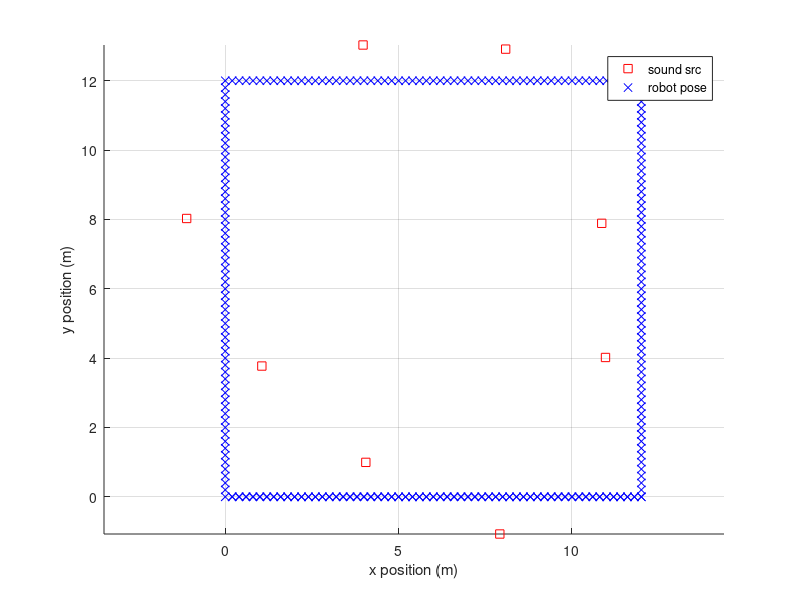
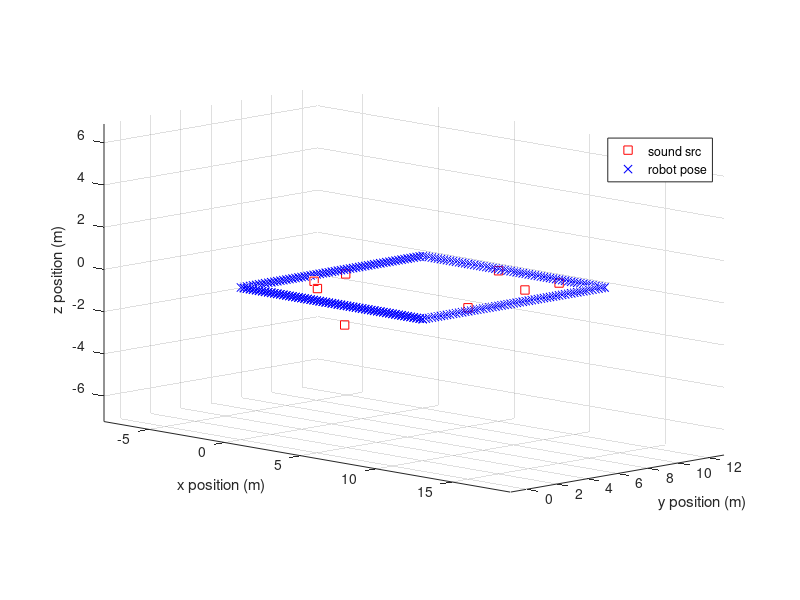

Recreate these plots in MATLAB, in order. (Note: this script raises an error after producing the figures.)
% This file create graph structure "g" for lsSLAM.m

% existing problems:
% doa_ob_w and doa_ob_w_2d are computed by doa_ob_l turns into doa_ob_w by
% robot pose gt instead of observed robot pose. doa_ob_w and doa_ob_w_2d
% are used for computing initial idp. Since robot pose has very little
% noise, it might be fine.


%% refresh
clear all;
close all;

%% Parameters

% add path for including some tool functions
addpath('tools');

% rect trajectory length per x,y
traj_len_x = 12;
traj_len_y = 12;

% distance from sound source to mic array trajectory
ss_dist_from_traj = 1;

% distance between each sound source
ss_dist = 4;

% number of sound sources
ss_num_x = (traj_len_x/ss_dist-1);
ss_num_y = (traj_len_y/ss_dist-1);
ss_num = 2*(ss_num_x + ss_num_y);

% sound source position noise in x/y direction
ss_pos_noise_std_xy = 0.1;

% sound source position noise in z direction
ss_pos_noise_std_z = 0.5;

% sound source DOA estimation noise 
ss_doa_std_azi = 10*(pi/180);
ss_doa_std_ele = 10*(pi/180);
ss_doa_std_azi_conservative_factor = 2;
ss_doa_std_ele_conservative_factor = 2;

% dist between each robot pose
robot_pose_dist = 0.2;

% num of robot pose
robot_pose_num_x = traj_len_x/robot_pose_dist;
robot_pose_num_y = traj_len_y/robot_pose_dist;
robot_pose_num = (robot_pose_num_x+robot_pose_num_y)*2 + robot_pose_num_x;

% max dist that doa algorithm can detect
doa_dist_max = 3;
% doa distance for initialization of sound source.
ss_pos_ini_doa_dist = 1.5;

% odometry noises
% odom_u_theta/ also yaw/pitch/roll
odom_u_theta_std = 0.001*(pi/180); %0.001 deg
odom_u_theta_std_conservative_factor = 2; 
% odom_u_dist_std
odom_u_dist_std = 0.001; % 1mm
odom_u_dist_std_conservative_factor = 2; 

% fig numbers

fig_2d_gt_num = 1;% 2D gt
fig_2d_ob_num = 3;% 2D ob
fig_3d_gt_num = 2;% 3D gt
fig_3d_ob_num = 4;% 3D ob

%% sound source ground truth

% ground truth of sound source positions
ss_pos = zeros(ss_num,3);

% x,y,z pos of 1st side of rect
ss_pos(1:ss_num_x,1) = (ss_dist:ss_dist:ss_num_x*ss_dist)'+...
    randn(ss_num_x,1)*ss_pos_noise_std_xy;
ss_pos(1:ss_num_x,2) = zeros(ss_num_x,1)+randn(ss_num_x,1)*...
    ss_pos_noise_std_xy + ss_dist_from_traj*sign(rand(ss_num_x,1)-0.5);
ss_pos(1:ss_num_x,3) = zeros(ss_num_x,1)+randn(ss_num_x,1)*...
    ss_pos_noise_std_z;

% x,y,z pos of 2nd side of rect
ss_pos(ss_num_x+1:ss_num_x+ss_num_y,1) = ones(ss_num_y,1)*traj_len_x+...
    randn(ss_num_y,1)*ss_pos_noise_std_xy + ss_dist_from_traj*sign(rand(...
    ss_num_y,1)-0.5);
ss_pos(ss_num_x+1:ss_num_x+ss_num_y,2) = (ss_dist:ss_dist:ss_num_y*...
    ss_dist)'+randn(ss_num_y,1)*ss_pos_noise_std_xy;
ss_pos(ss_num_x+1:ss_num_x+ss_num_y,3) = zeros(ss_num_y,1)+randn(...
    ss_num_y,1)*ss_pos_noise_std_z;

% x,y,z pos of 3rd side of rect
ss_pos(ss_num_x+ss_num_y+1:ss_num_x+ss_num_y+ss_num_x,1) = (ss_dist:...
    ss_dist:ss_num_x*ss_dist)'+randn(ss_num_x,1)*ss_pos_noise_std_xy;
ss_pos(ss_num_x+ss_num_y+1:ss_num_x+ss_num_y+ss_num_x,2) = ones(...
    ss_num_x,1)*traj_len_y+randn(ss_num_x,1)*ss_pos_noise_std_xy + ...
    ss_dist_from_traj*sign(rand(ss_num_x,1)-0.5);
ss_pos(ss_num_x+ss_num_y+1:ss_num_x+ss_num_y+ss_num_x,3) = zeros(...
    ss_num_x,1)+randn(ss_num_x,1)*ss_pos_noise_std_z;

% x,y,z pos of 4th side of rect
ss_pos(2*ss_num_x+ss_num_y+1:2*ss_num_x+ss_num_y+ss_num_y,1) = zeros(...
    ss_num_y,1)+randn(ss_num_y,1)*ss_pos_noise_std_xy+ ss_dist_from_traj...
    *sign(rand(ss_num_y,1)-0.5);
ss_pos(2*ss_num_x+ss_num_y+1:2*ss_num_x+ss_num_y+ss_num_y,2) = (ss_dist...
    :ss_dist:ss_num_y*ss_dist)'+randn(ss_num_y,1)*ss_pos_noise_std_xy;
ss_pos(2*ss_num_x+ss_num_y+1:2*ss_num_x+ss_num_y+ss_num_y,3) = zeros(...
    ss_num_y,1)+randn(ss_num_y,1)*ss_pos_noise_std_z;



% plot for debugging
%figure,
%plot(mic_pos(:,1),mic_pos(:,2),'LineStyle','none','Marker','s');

%% construction of robot odometry (ground truth)

% ini of robot poses (x,y,z,yaw,pitch,roll)
robot_pose = zeros(robot_pose_num,6);

% x,y,z pos of 1st side of rect
robot_pose(1:robot_pose_num_x,1) = (robot_pose_dist:robot_pose_dist:robot_pose_num_x*robot_pose_dist)';
robot_pose(1:robot_pose_num_x,2) = zeros(robot_pose_num_x,1);
robot_pose(1:robot_pose_num_x,3) = zeros(robot_pose_num_x,1);
robot_pose(1:robot_pose_num_x,4) = zeros(robot_pose_num_x,1);

% x,y,z pos of 2nd side of rect
robot_pose(robot_pose_num_x+1:robot_pose_num_x+robot_pose_num_y,1) = ones(robot_pose_num_y,1)*traj_len_x;
robot_pose(robot_pose_num_x+1:robot_pose_num_x+robot_pose_num_y,2) = (robot_pose_dist:robot_pose_dist:robot_pose_num_y*robot_pose_dist)';
robot_pose(robot_pose_num_x+1:robot_pose_num_x+robot_pose_num_y,3) = zeros(robot_pose_num_y,1);
robot_pose(robot_pose_num_x+1:robot_pose_num_x+robot_pose_num_y,4) = ones(robot_pose_num_y,1)*(pi/2);

% x,y,z pos of 3rd side of rect
robot_pose(robot_pose_num_x+robot_pose_num_y+1:robot_pose_num_x+robot_pose_num_y+robot_pose_num_x,1) = ((robot_pose_num_x-1)*robot_pose_dist:-robot_pose_dist:0)';
robot_pose(robot_pose_num_x+robot_pose_num_y+1:robot_pose_num_x+robot_pose_num_y+robot_pose_num_x,2) = ones(robot_pose_num_x,1)*traj_len_y;
robot_pose(robot_pose_num_x+robot_pose_num_y+1:robot_pose_num_x+robot_pose_num_y+robot_pose_num_x,3) = zeros(robot_pose_num_x,1);
robot_pose(robot_pose_num_x+robot_pose_num_y+1:robot_pose_num_x+robot_pose_num_y+robot_pose_num_x,4) = ones(robot_pose_num_x,1)*(pi);

% x,y,z pos of 4th side of rect
robot_pose(2*robot_pose_num_x+robot_pose_num_y+1:2*robot_pose_num_x+robot_pose_num_y+robot_pose_num_y,1) = zeros(robot_pose_num_y,1);
robot_pose(2*robot_pose_num_x+robot_pose_num_y+1:2*robot_pose_num_x+robot_pose_num_y+robot_pose_num_y,2) = ((robot_pose_num_y-1)*robot_pose_dist:-robot_pose_dist:0)';
robot_pose(2*robot_pose_num_x+robot_pose_num_y+1:2*robot_pose_num_x+robot_pose_num_y+robot_pose_num_y,3) = zeros(robot_pose_num_y,1);
robot_pose(2*robot_pose_num_x+robot_pose_num_y+1:2*robot_pose_num_x+robot_pose_num_y+robot_pose_num_y,4) = ones(robot_pose_num_y,1)*(-pi/2);

% x,y,z pos of 5th side of rect
robot_pose(2*robot_pose_num_x+2*robot_pose_num_y+1:2*robot_pose_num_x+2*robot_pose_num_y+robot_pose_num_x,1) = (robot_pose_dist:robot_pose_dist:robot_pose_num_x*robot_pose_dist)';
robot_pose(2*robot_pose_num_x+2*robot_pose_num_y+1:2*robot_pose_num_x+2*robot_pose_num_y+robot_pose_num_x,2) = zeros(robot_pose_num_x,1);
robot_pose(2*robot_pose_num_x+2*robot_pose_num_y+1:2*robot_pose_num_x+2*robot_pose_num_y+robot_pose_num_x,3) = zeros(robot_pose_num_y,1);
robot_pose(2*robot_pose_num_x+2*robot_pose_num_y+1:2*robot_pose_num_x+2*robot_pose_num_y+robot_pose_num_x,4) = zeros(robot_pose_num_y,1);


% plot the microphone and sound src ground truth
figure(fig_2d_gt_num);
hold on;
plot(ss_pos(:,1),ss_pos(:,2),'LineStyle','none','Marker','s',...
    'MarkerEdgeColor','r');
plot(robot_pose(:,1),robot_pose(:,2),'LineStyle','none','Marker','x',...
    'MarkerEdgeColor','b');
xlabel('x position (m)');ylabel('y position (m)');
legend('sound src','robot pose');
grid on;axis equal;
hold off;

fig_h = figure(fig_3d_gt_num);
set(fig_h, 'Position', [100, 100, 1000, 500]);
hold on;
plot3(ss_pos(:,1),ss_pos(:,2),ss_pos(:,3),'LineStyle','none','Marker','s',...
    'MarkerEdgeColor','r');
plot3(robot_pose(:,1),robot_pose(:,2),robot_pose(:,3),'LineStyle','none','Marker','x',...
    'MarkerEdgeColor','b');
xlabel('x position (m)');ylabel('y position (m)');zlabel('z position (m)');
legend('sound src','robot pose');
grid on;axis equal;view(45,10);
hold off;

%% compute the observation in azimuth and elevation angle.

% 2D case:
% project the robot pose from 3D to 2D case
robot_pose_2d = robot_pose(:,[1,2,4]);% x,y,yaw
% project the sound source position from 3D to 2D case
ss_pos_2d = ss_pos(:,[1,2]);

doa_gt_w_2d =[];% doa in world coord
doa_gt_l_2d =[];% doa in robot local coord
%doa_ob_w_2d =[];% observed (noisy) doa in world coord
doa_ob_l_2d =[];% observed (noisy) doa in local coord

for p = 1:size(robot_pose,1)
    for s = 1:size(ss_pos,1)
        if sqrt((robot_pose_2d(p,1)-ss_pos_2d(s,1))^2 + (robot_pose_2d(p,2)-ss_pos_2d(s,2))^2)<doa_dist_max
            azi_w_2d = atan2(ss_pos_2d(s,2)-robot_pose_2d(p,2),ss_pos_2d(s,1)-robot_pose_2d(p,1));
            
            azi_l_2d = wrapToPi(azi_w_2d-robot_pose_2d(p,3));
            
            azi_ob_l_2d = wrapToPi(azi_l_2d+randn*ss_doa_std_azi);
            
            %azi_ob_w_2d = wrapToPi(azi_ob_l_2d+robot_pose_2d(p,3));
            
            % store the data
            doa_gt_w_2d = [doa_gt_w_2d; [azi_w_2d,p,s]];
            doa_gt_l_2d = [doa_gt_l_2d; [azi_l_2d,p,s]];
            %doa_ob_w_2d = [doa_ob_w_2d; [azi_ob_w_2d,p,s]];
            doa_ob_l_2d = [doa_ob_l_2d; [azi_ob_l_2d,p,s]];
        end
    end
end




% 3D case:
% doa estimation ground truth
doa_gt_w =[];% doa in world coord
doa_gt_l =[];% doa in robot local coord
doa_ob_l_direc_point =[];% observed (noisy) doa in world coord
doa_ob_l =[];% observed (noisy) doa in local coord

for p = 1:size(robot_pose,1)
    for s = 1:size(ss_pos,1)
        if sqrt((robot_pose(p,1)-ss_pos(s,1))^2 + (robot_pose(p,2)-ss_pos(s,2))^2 + (robot_pose(p,3)-ss_pos(s,3))^2)<doa_dist_max
            
            % gt of DOA estimation azimuth angle in world coordinate
            azi_w = atan((ss_pos(s,2)-robot_pose(p,2))/(ss_pos(s,1)-robot_pose(p,1)));
            if (ss_pos(s,1)-robot_pose(p,1))<0
                azi_w = wrapToPi(azi_w+pi);
            end
            % observed DOA estimation azimuth angle in global coord
            % azi_ob_w = wrapToPi(azi_w+randn*ss_doa_std_azi);
            
            % azimuth gt in robot coordinate
            ss_pos_local_coord = global_point_in_local_coord_tans_ypr(ss_pos(s,:),robot_pose(p,:));
            % gt of DOA estimation azimuth angle in robot coordinate
            azi_l = atan(ss_pos_local_coord(2)/ss_pos_local_coord(1));
            if (ss_pos_local_coord(1))<0
                azi_l = wrapToPi(azi_l+pi);
            end
            % observed DOA estimation azimuth angle in local coord
            azi_ob_l = wrapToPi(azi_l+randn*ss_doa_std_azi);
            %azi_ob_w = 
            
            
            
            % gt of DOA estimation elevation angle in world coord
            ele_w = atan((ss_pos(s,3)-robot_pose(p,3))/sqrt((ss_pos(s,1)-robot_pose(p,1))^2+(ss_pos(s,2)-robot_pose(p,2))^2));
            % observed DOA estimation elevation angle in world coord
            %ele_ob_w = ele_w + randn*ss_doa_std_ele;
            %if ele_ob_w>(pi/2)
            %    ele_ob_w = pi/2;
            %elseif ele_ob_w<(-pi/2)
            %    ele_ob_w = -pi/2;
            %end
            
            % gt of DOA estimation elevation angle in local coord
            ele_l = atan(ss_pos_local_coord(3)/sqrt(ss_pos_local_coord(1)^2+ss_pos_local_coord(2)^2));
            % observed DOA estimation elevation angle in local coord
            ele_ob_l = ele_l + randn*ss_doa_std_ele;
            if ele_ob_l>(pi/2)
                ele_ob_l = pi/2;
            elseif ele_ob_l<(-pi/2)
                ele_ob_l = -pi/2;
            end
            
            % get the observation in world coordinate
            direc_point_ob_l = [cos(ele_ob_l)*cos(azi_ob_l);cos(ele_ob_l)*sin(azi_ob_l);sin(ele_ob_l)];
            
            
            
            % store the data
            doa_gt_w = [doa_gt_w; [azi_w,ele_w,p,s]];
            doa_ob_l_direc_point = [doa_ob_l_direc_point; [direc_point_ob_l',p,s]];
            doa_gt_l = [doa_gt_l; [azi_l,ele_l,p,s]];
            doa_ob_l = [doa_ob_l; [azi_ob_l,ele_ob_l,p,s]];
        end
    end
end

% plot 2D gt of robot pose, landmark, and observation
figure(fig_2d_gt_num);
hold on;
for n=1:size(doa_gt_w_2d,1)
    plot([robot_pose_2d(doa_gt_w_2d(n,2),1),ss_pos_2d(doa_gt_w_2d(n,3),1)],[robot_pose_2d(doa_gt_w_2d(n,2),2),ss_pos_2d(doa_gt_w_2d(n,3),2)],'Color','m');
end
hold off;

% plot 3D gt of robot pose, landmark, and observation
figure(fig_3d_gt_num);
hold on;
for n=1:size(doa_gt_w,1)
    plot3([robot_pose(doa_gt_w(n,3),1),ss_pos(doa_gt_w(n,4),1)],[robot_pose(doa_gt_w(n,3),2),ss_pos(doa_gt_w(n,4),2)],[robot_pose(doa_gt_w(n,3),3),ss_pos(doa_gt_w(n,4),3)],'Color','m');
end
grid on;axis equal;view(45,30);
hold off;

%% compute the odom noisy observation

% 2D case:
robot_pose_u_2d = zeros(size(robot_pose,1),3);
robot_pose_u_ob_2d = zeros(size(robot_pose,1),3);
robot_pose_ob_2d = zeros(size(robot_pose,1),3);

% computing the relative moment between two robot pose and its noisy
% observation.
robot_pose_ob_2d(1,:) = robot_pose_2d(1,:);
for n=2:size(robot_pose)
    robot_pose_u_2d(n,:) =pose_minus_pose_2d(robot_pose_2d(n,:),robot_pose_2d(n-1,:));
    robot_pose_u_ob_2d(n,:) = robot_pose_u_2d(n,:) + [randn(1,2)*odom_u_dist_std,randn*odom_u_theta_std];
    
    robot_pose_ob_2d(n,:) = pose_plus_pose_2d(robot_pose_ob_2d(n-1,:),robot_pose_u_ob_2d(n,:));
end

% observed doa in world coordinate from estimated robot pose (observed from noisy odom)
doa_ob_w_2d = zeros(size(doa_ob_l_2d));
doa_ob_w_2d(:,2:3) = doa_ob_l_2d(:,2:3);
for n=1:size(doa_ob_l_2d,1)
    doa_ob_w_2d(n,1) = wrapToPi(doa_ob_l_2d(n,1)+robot_pose_ob_2d(doa_ob_l_2d(n,2),3));
end

% plot noisy odom and landmarks
plot_initial_odom_and_landmark_2d(robot_pose_ob_2d,doa_ob_l_2d,doa_dist_max,fig_2d_ob_num);


% 3D case:
robot_pose_u_3d = zeros(size(robot_pose,1),6);
robot_pose_u_ob_3d = zeros(size(robot_pose,1),6);
robot_pose_ob_3d = zeros(size(robot_pose,1),6);

% computing the relative moment between two robot pose and its noisy
% observation.
robot_pose_ob_3d(1,:) = robot_pose(1,:);
for n=2:size(robot_pose)
    robot_pose_u_3d(n,:) = pose_minus_pose_trans_ypr(robot_pose(n,:),robot_pose(n-1,:))';
    robot_pose_u_ob_3d(n,:) = robot_pose_u_3d(n,:) + [randn(1,3)*odom_u_dist_std,randn(1,3)*odom_u_theta_std];
    
    robot_pose_ob_3d(n,:) = pose_plus_pose_trans_ypr(robot_pose_ob_3d(n-1,:),robot_pose_u_ob_3d(n,:));
end

% observed doa in world coordinate from estimated robot pose (observed from noisy odom)
doa_ob_w = zeros(size(doa_ob_l_direc_point,1),4);
doa_ob_w(:,3:4) = doa_ob_l_direc_point(:,4:5);
for n=1:size(doa_ob_l_direc_point,1)
    current_robot_pose_ob_3d_without_trans = robot_pose_ob_3d(doa_ob_l_direc_point(n,4),:);
    current_robot_pose_ob_3d_without_trans(1:3) = zeros(1,3);
    M = transform_matrix_from_trans_ypr(current_robot_pose_ob_3d_without_trans);
    local_point_without_trans_hom = M*[doa_ob_l_direc_point(n,1:3)';1];
    
    doa_ob_w(n,1) = atan2(local_point_without_trans_hom(2),local_point_without_trans_hom(1));
    doa_ob_w(n,2) = atan2(local_point_without_trans_hom(3),sqrt(local_point_without_trans_hom(1)^2+local_point_without_trans_hom(2)^2));
end

% plot noisy odom and landmarks
plot_initial_odom_and_landmark_3d(robot_pose_ob_3d,doa_ob_l,doa_dist_max,fig_3d_ob_num);


%% ground truth and initialization of state vector

% in 2D case,

% in this case, the state vector is sound src 1 (x, y), sound src 2 (x,y)
% ... robot pose 1 (x,y,theta), robot pose 2 (x,y,theta)...
%c2d_x_gt = [reshape(ss_pos(:,[1,2])',size(ss_pos,1)*2,1);reshape(robot_pose_2d',size(robot_pose_2d,1)*3,1)];
c2d_x_gt = [zeros(ss_num*2,1);reshape(robot_pose_2d',size(robot_pose_2d,1)*3,1)];

g2d.x_gt = c2d_x_gt;

% initialization of sound source positions
x_ini = zeros(ss_num*2+size(robot_pose_2d,1)*3,1);
% fill the noisy odom data
x_ini(ss_num*2+1:end) = reshape(robot_pose_ob_2d',size(robot_pose_ob_2d,1)*3,1);
% initialization of sound source positions
%ss_ini_index = 1;
ss_ini_observed = [];

lm_ini_pose_correspondance_2d = zeros(ss_num,2);
lm_ini_pose_correspondance_2d(:,1) = 1:ss_num;
for n=1:size(doa_ob_l_2d,1)
    if size(ss_ini_observed,2)==ss_num
        break;
    end
    if sum(doa_ob_l_2d(n,3)==ss_ini_observed)<1
        
        % initialization of sound source position upon 1st observation.
        % local coordinates:
        % ss_ini_pos_local_coord = ss_pos_ini_doa_dist*[cos(doa_ob_l_2d(n,1));sin(doa_ob_l_2d(n,1))];
        % change them into global coordinate:
        %ss_ini_pos_global_coord_hom = transform_matrix_from_pose_2d(robot_pose_ob_2d(doa_ob_l_2d(n,2),:))*[ss_ini_pos_local_coord;1];
        %ss_ini_pos_global_coord = ss_ini_pos_global_coord_hom(1:2);
        % fill the initial location
        %x_ini(2*(doa_ob_l_2d(n,3)-1)+1:2*(doa_ob_l_2d(n,3)-1)+2) = ss_ini_pos_global_coord;
        x_ini(2*(doa_ob_l_2d(n,3)-1)+1:2*(doa_ob_l_2d(n,3)-1)+2) = [doa_ob_w_2d(n,1);1/ss_pos_ini_doa_dist];
        
        ss_pos_robot_pose_dist_gt = sqrt(sum((robot_pose_ob_2d(doa_ob_w_2d(n,2),1:2)-ss_pos_2d(doa_ob_w_2d(n,3),1:2)).^2));
        g2d.x_gt(2*(doa_ob_l_2d(n,3)-1)+1:2*(doa_ob_l_2d(n,3)-1)+2) = [doa_gt_w_2d(n,1);1/ss_pos_robot_pose_dist_gt];
        
        lm_ini_pose_correspondance_2d(doa_ob_l_2d(n,3),2) = doa_ob_l_2d(n,2);
        
        %ss_ini_index = ss_ini_index+1;
        ss_ini_observed = [ss_ini_observed,doa_ob_l_2d(n,3)];
    end
    
end
% save data into graph
g2d.x = x_ini;
g2d.lm_ini_pose_correspondance_2d = lm_ini_pose_correspondance_2d;

lm_ini_2d_xy_coord = zeros(ss_num,2);
for n=1:ss_num
    lm_ini_2d_xy_coord(n,:) = (x_ini(ss_num*2+3*(lm_ini_pose_correspondance_2d(n,2)-1)+1:ss_num*2+3*(lm_ini_pose_correspondance_2d(n,2)-1)+2) + ...
        (1/x_ini(2*(n-1)+2))*[cos(x_ini(2*(n-1)+1));sin(x_ini(2*(n-1)+1))])';
end
% plot the initialization of sound sources
figure(fig_2d_ob_num);
hold on;
plot(lm_ini_2d_xy_coord(:,1),lm_ini_2d_xy_coord(:,2),'LineStyle','none','Marker','o',...
    'MarkerSize',10,'MarkerEdgeColor','k','MarkerFaceColor','y');
hold off;



% in 3D case,

% in this case, the state vector is sound src 1 (x, y,z), sound src 2 (x,y,z)
% ... robot pose 1 (x,y,z,yaw,pitch,roll), robot pose 2 (x,y,z,yaw,pitch,roll)...
% Note, in this case, yaw pitch roll angle is in sequence, just like that in
% airplane. first rotate by yaw(z axis), then pitch (y axis) and roll (x
% axis). So, this sequence is also called 'ZYX' sequence in matlab doc. All
% rotation is relative to local reference frame. This means airplane first
% rotate along its yaw angle, then in that new frame, change its pitch
% angle and so on...
% this can be tested by running a=angle2quat([0,pi/2],[pi/2,pi/2],[0,pi/2])
% here you can find that turning all 90 deg in a sequence yaw pitch roll, is
% actually the same as turning 90 deg in pitch angle only :D
c3d_x_gt_ypr = [zeros(ss_num*3,1);reshape(robot_pose',size(robot_pose,1)*6,1)];

% from Yaw/Pitch/roll rotation to quaternion, robot_pose_quat is Nx4 matrix
% [qr,qx,qy,qz; ...].
robot_pose_quat = [[robot_pose(:,1),robot_pose(:,2),robot_pose(:,3)],angle2quat(robot_pose(:,4),robot_pose(:,5),robot_pose(:,6))]; 
% state vector with coordinate transform in quaternion
c3d_x_gt_quat = [zeros(ss_num*3,1);reshape(robot_pose_quat',size(robot_pose_quat,1)*7,1)];

% change between two options. quaternion option seems to be more popular in
% SLAM since it can avoid directional singularity in YPR style expression.
% In YPR expression, the pitch angle has singularity around its -pi/2 and
% +pi/2 

% g3d.x_gt = c3d_x_gt_ypr;
g3d.x_gt = c3d_x_gt_quat;


% initialization of sound source positions
x_ini = zeros(ss_num*3+size(robot_pose,1)*7,1);
% fill the noisy odom data
robot_pose_ob_quat = [[robot_pose_ob_3d(:,1),robot_pose_ob_3d(:,2),robot_pose_ob_3d(:,3)],...
    angle2quat(robot_pose_ob_3d(:,4),robot_pose_ob_3d(:,5),robot_pose_ob_3d(:,6))];
x_ini(ss_num*3+1:end) = reshape(robot_pose_ob_quat',size(robot_pose_ob_quat,1)*7,1);
% initialization of sound source positions
%ss_ini_index = 1;
ss_ini_observed = [];

lm_ini_pose_correspondance_3d = zeros(ss_num,2);
lm_ini_pose_correspondance_3d(:,1) = 1:ss_num;
for n=1:size(doa_ob_l,1)
    if size(ss_ini_observed,2)==ss_num
        break;
    end
    if sum(doa_ob_l(n,4)==ss_ini_observed)<1
        
        % initialization of sound source position upon 1st observation.
        % local coordinates:
        %ss_ini_pos_local_coord = ss_pos_ini_doa_dist*[cos(doa_ob_l(n,2))*cos(doa_ob_l(n,1));...
        %    cos(doa_ob_l(n,2))*sin(doa_ob_l(n,1));sin(doa_ob_l(n,2))];
        % change them into global coordinate:
        %ss_ini_pos_global_coord_hom = transform_matrix_from_trans_ypr(robot_pose_ob_3d(doa_ob_l(n,3),:))*[ss_ini_pos_local_coord;1];
        %ss_ini_pos_global_coord = ss_ini_pos_global_coord_hom(1:3);
        % fill the initial location
        %x_ini(3*(doa_ob_l(n,4)-1)+1:3*(doa_ob_l(n,4)-1)+3) = ss_ini_pos_global_coord;
        x_ini(3*(doa_ob_l(n,4)-1)+1:3*(doa_ob_l(n,4)-1)+3) = [doa_ob_w(n,1);doa_ob_w(n,2);1/ss_pos_ini_doa_dist];
        
        g3d.x_gt(3*(doa_ob_l(n,4)-1)+1:3*(doa_ob_l(n,4)-1)+3) = [doa_gt_w(n,1);doa_gt_w(n,2);1/ss_pos_ini_doa_dist];
        
        lm_ini_pose_correspondance_3d(doa_ob_l(n,4),2) = doa_ob_l(n,3);
        %ss_ini_index = ss_ini_index+1;
        ss_ini_observed = [ss_ini_observed,doa_ob_l(n,4)];
    end
    
end
% save data into graph
g3d.x = x_ini;
g3d.lm_ini_pose_correspondance_3d = lm_ini_pose_correspondance_3d;

lm_ini_3d_xy_coord = zeros(ss_num,3);
for n=1:ss_num
    lm_ini_3d_xy_coord(n,:) = (x_ini(ss_num*3+7*(lm_ini_pose_correspondance_3d(n,2)-1)+1:ss_num*3+7*(lm_ini_pose_correspondance_3d(n,2)-1)+3) + ...
        (1/x_ini(3*(n-1)+3))*[cos(x_ini(3*(n-1)+2))*cos(x_ini(3*(n-1)+1));cos(x_ini(3*(n-1)+2))*sin(x_ini(3*(n-1)+1));sin(x_ini(3*(n-1)+2))])';
end

% plot the initialization of sound sources
figure(fig_3d_ob_num);
hold on;
plot3(lm_ini_3d_xy_coord(:,1),lm_ini_3d_xy_coord(:,2),lm_ini_3d_xy_coord(:,3),'LineStyle','none','Marker','o',...
    'MarkerSize',10,'MarkerEdgeColor','k','MarkerFaceColor','y');
hold off;
%% creation of edges 

% in 2D case:
edges_count = 1;

for n=2:size(robot_pose_2d,1)
    
    type_p_p = 'P';
    % measurement: noisy robot_pose_u control input observation
    measurement_p_p = robot_pose_u_ob_2d(n,:)';
    % information matrix [1/dist_sigma^2 0 0; 0 1/dits_sigma^2 0; 0 0 1/theta_sigma^2];
    information_p_p = diag([1/((odom_u_dist_std*odom_u_dist_std_conservative_factor)^2);...
        1/((odom_u_dist_std*odom_u_dist_std_conservative_factor)^2);1/((odom_u_theta_std*odom_u_theta_std_conservative_factor)^2)]);
    % index of previous time robot pose (starting index)
    fromIdx_p_p = 3*(n-2)+1 + 2*ss_num;
    % index of current time robot pose (starting index)
    toIdx_p_p = 3*(n-1)+1 + 2*ss_num;

    % fill the above information to "g" structure
    g2d.edges(edges_count).type = type_p_p;
    g2d.edges(edges_count).measurement = measurement_p_p;
    g2d.edges(edges_count).information = information_p_p;
    g2d.edges(edges_count).fromIdx = fromIdx_p_p;
    g2d.edges(edges_count).toIdx = toIdx_p_p;
    % update the edges_count
    edges_count = edges_count+1;
    
end

for n=1:size(doa_ob_l_2d,1)
    % (p-l) pose landmark constraits 
    % type of the constraint
    type_p_l = 'L';
    % measurement (noisy azim DOA observation)
    measurement_p_l = doa_ob_l_2d(n,1);
    % information matrix: (1/theta_sigma^2) (1x1 matrix)
    information_p_l = 1/((ss_doa_std_azi*ss_doa_std_azi_conservative_factor)^2);
    % starting index of sound source state vector (starting index)
    fromIdx_p_l = 2*doa_ob_l_2d(n,3)-1;
    % index of current time mic array/robot pose (starting index)
    toIdx_p_l = 3*doa_ob_l_2d(n,2)-2 + 2*ss_num;
    
    % fill the above information to "g" structure
    g2d.edges(edges_count).type = type_p_l;
    g2d.edges(edges_count).measurement = measurement_p_l;
    g2d.edges(edges_count).information = information_p_l;
    g2d.edges(edges_count).fromIdx = fromIdx_p_l;
    g2d.edges(edges_count).toIdx = toIdx_p_l;
    % update the edges_count
    edges_count = edges_count+1;
end



% in 3D case:
edges_count = 1;

for n=2:size(robot_pose,1)
    
    type_p_p = 'P';
    % measurement: noisy robot_pose_u control input observation
    measurement_p_p = robot_pose_u_ob_3d(n,:)';
    % information matrix 
    information_p_p = diag([1/((odom_u_dist_std*odom_u_dist_std_conservative_factor)^2);...
        1/((odom_u_dist_std*odom_u_dist_std_conservative_factor)^2);1/((odom_u_dist_std*odom_u_dist_std_conservative_factor)^2);...
        1/((odom_u_theta_std*odom_u_theta_std_conservative_factor)^2);1/((odom_u_theta_std*odom_u_theta_std_conservative_factor)^2);...
        1/((odom_u_theta_std*odom_u_theta_std_conservative_factor)^2)]);
    % index of previous time robot pose (starting index)
    fromIdx_p_p = 7*(n-2)+1 + 3*ss_num;
    % index of current time robot pose (starting index)
    toIdx_p_p = 7*(n-1)+1 + 3*ss_num;

    % fill the above information to "g" structure
    g3d.edges(edges_count).type = type_p_p;
    g3d.edges(edges_count).measurement = measurement_p_p;
    g3d.edges(edges_count).information = information_p_p;
    g3d.edges(edges_count).fromIdx = fromIdx_p_p;
    g3d.edges(edges_count).toIdx = toIdx_p_p;
    % update the edges_count
    edges_count = edges_count+1;
    
end

for n=1:size(doa_ob_l,1)
    % (p-l) pose landmark constraits 
    % type of the constraint
    type_p_l = 'L';
    % measurement (noisy azim DOA observation)
    measurement_p_l = doa_ob_l(n,1:2)';
    % information matrix: I*(1/theta_sigma^2) (2x2 matrix)
    information_p_l = diag([1/((ss_doa_std_azi*ss_doa_std_azi_conservative_factor)^2);...
        1/((ss_doa_std_ele*ss_doa_std_ele_conservative_factor)^2)]);
    % starting index of sound source state vector (starting index)
    fromIdx_p_l = 3*doa_ob_l(n,4)-2;
    % index of current time mic array/robot pose (starting index)
    toIdx_p_l = 7*doa_ob_l(n,3)-6 + 3*ss_num;
    
    % fill the above information to "g" structure
    g3d.edges(edges_count).type = type_p_l;
    g3d.edges(edges_count).measurement = measurement_p_l;
    g3d.edges(edges_count).information = information_p_l;
    g3d.edges(edges_count).fromIdx = fromIdx_p_l;
    g3d.edges(edges_count).toIdx = toIdx_p_l;
    % update the edges_count
    edges_count = edges_count+1;
end
%% initialization of state vector

%{

% initialize the mic state (pos: true position + big initialization noise
% for random pos, delay: 0 for absolute no knowledge of delay, drift: 0 for
% absolute no knowledge of drift (+randn*(1e-6) for avoiding singularity in
% slSLAM))
x_mic_init = [ss_pos+(mic_pos_init_noise*(rand(size(ss_pos))-0.5)*2),...
    zeros(M,1),zeros(M,1)+randn*(1e-6)];

% fix some mic position to avoid ambiguity
% 1st mic is reference, hence pos is (0,0) and 0 delay 0 drift
x_mic_init(1,:) = zeros(1,4);

% make sure the 2nd mic is on positive x axis
if(x_mic_init(2,1)<0)
    x_mic_init(2,1) = -1*x_mic_init(2,1);
end
x_mic_init(2,2) = 0;

% make sure the 3rd mic's y is positive
if(x_mic_init(4,2)<0)
    x_mic_init(4,2) = -1*x_mic_init(4,2);
end

% initialization of sound src postion. all (0,0) + noise to describe no
% knowledge about it.
% x_src_init = zeros(size(src_pos,1),2) + rand(size(src_pos,1),2);
x_src_init = g.x_gt(4*M+1:end,1) + randn(size(g.x_gt,1)-4*M,1)*...
    src_pos_init_noise;

% construct the initial state vector based on above.
g.x = [reshape(x_mic_init',4*M,1);x_src_init];

%}

%% create offset and dimension
% just to make it suitable for cyrill's code framework

% in 2D case:

% initialize two variables
offset = [];
dimension = [];

% construct two variables for the sound source state vecotr
for n=1:ss_num
    offset = [offset;(n-1)*2];
    dimension = [dimension;2];
end

% construct two variables for the robot pose state vecotr
for n=1:size(robot_pose_2d,1)
    offset = [offset;(n-1)*3 + 2*ss_num];
    dimension = [dimension;3];
end

% fill this two variables into "g" structure 
for n = 1:size(offset,1)
    g2d.idLookup(n).offset = offset(n);
    g2d.idLookup(n).dimension = dimension(n);
end  


% in 3D case:

% initialize two variables
offset = [];
dimension = [];

% construct two variables for the sound source state vecotr
for n=1:ss_num
    offset = [offset;(n-1)*3];
    dimension = [dimension;3];
end

% construct two variables for the robot pose state vecotr
for n=1:size(robot_pose,1)
    offset = [offset;(n-1)*7 + 3*ss_num];
    dimension = [dimension;7];
end

% fill this two variables into "g" structure 
for n = 1:size(offset,1)
    g3d.idLookup(n).offset = offset(n);
    g3d.idLookup(n).dimension = dimension(n);
end  


%% save the graph
g2d.ss_num = ss_num;
g2d.robot_pose_dist = robot_pose_dist;
g2d.doa_dist_max = doa_dist_max;

g3d.ss_num = ss_num;
g3d.robot_pose_dist = robot_pose_dist;
g3d.doa_dist_max = doa_dist_max;

% save the "g" structure
save('../data/mic_array.mat','g2d','g3d');

% that's all folks